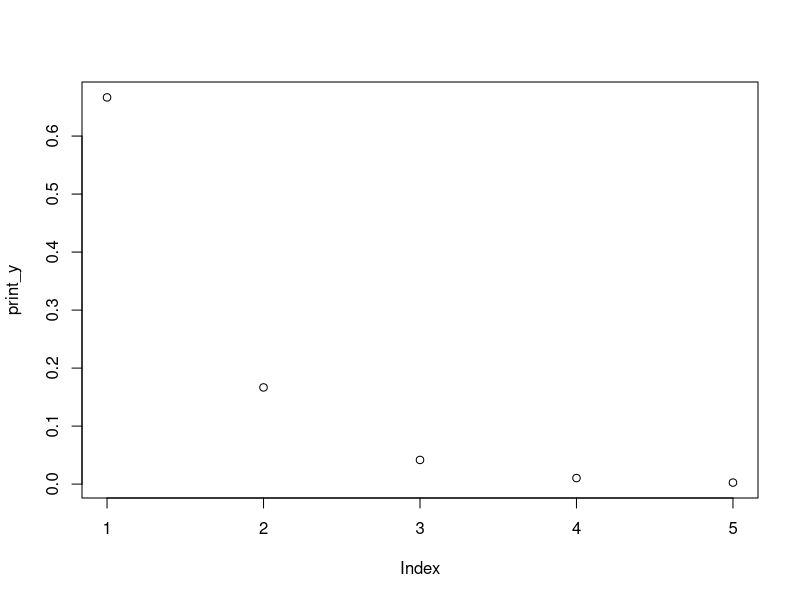
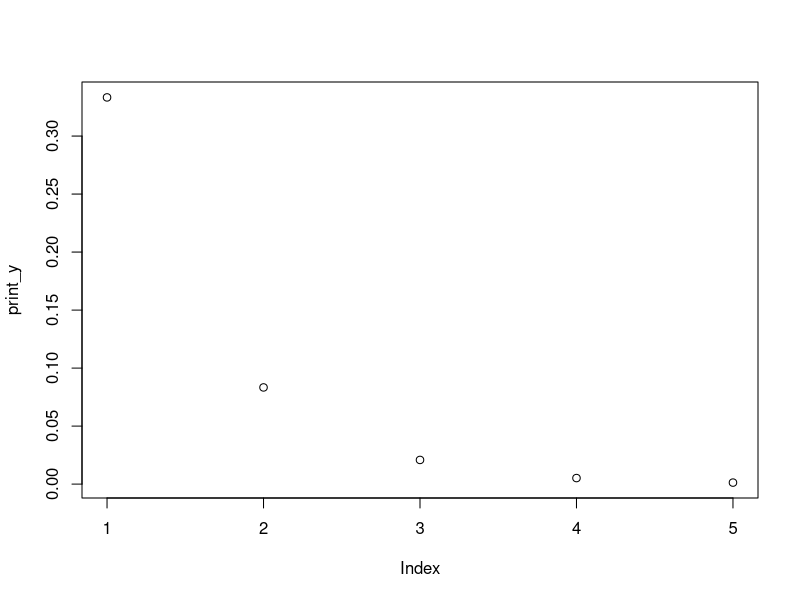
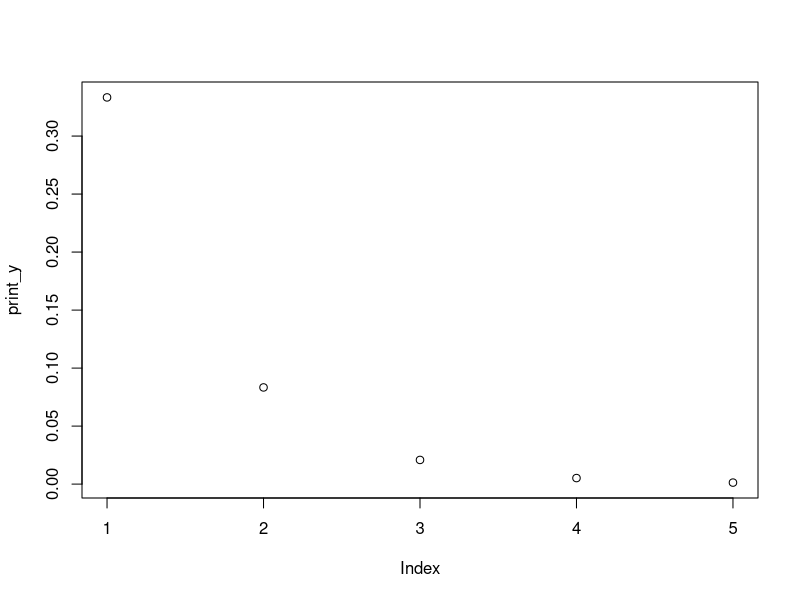
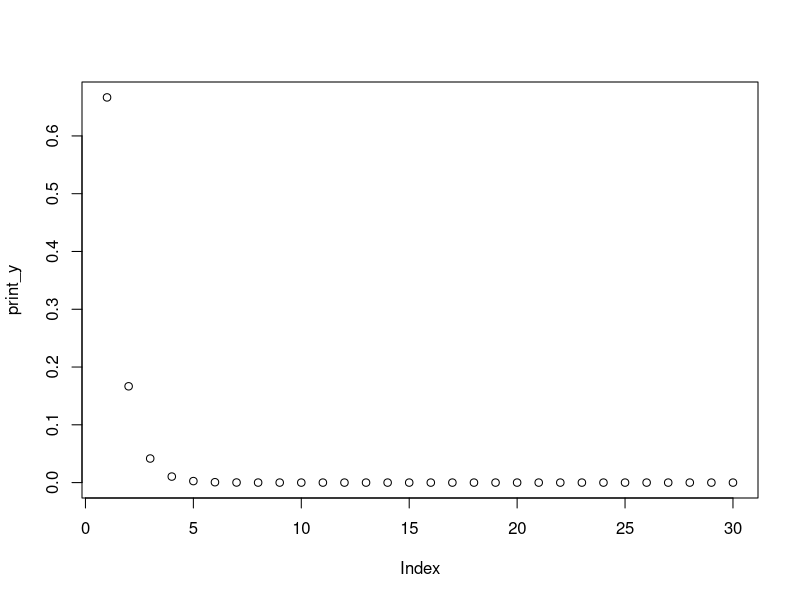
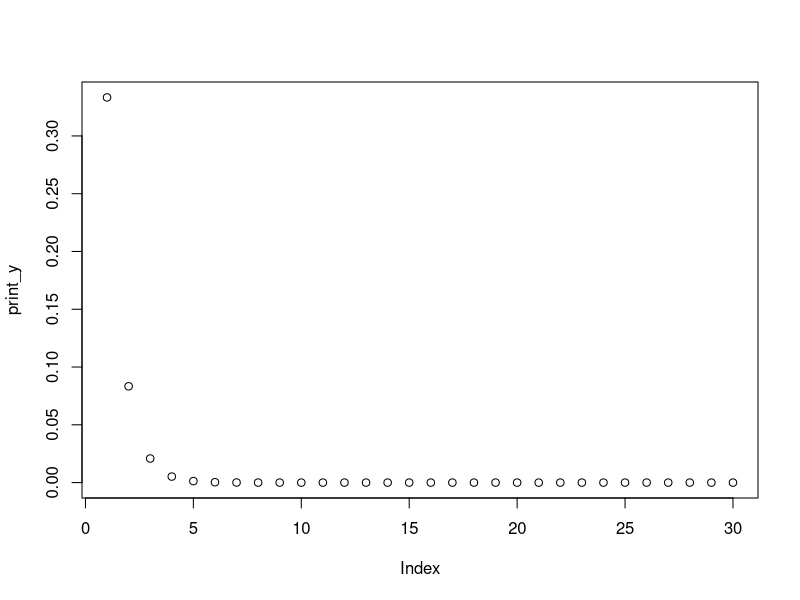
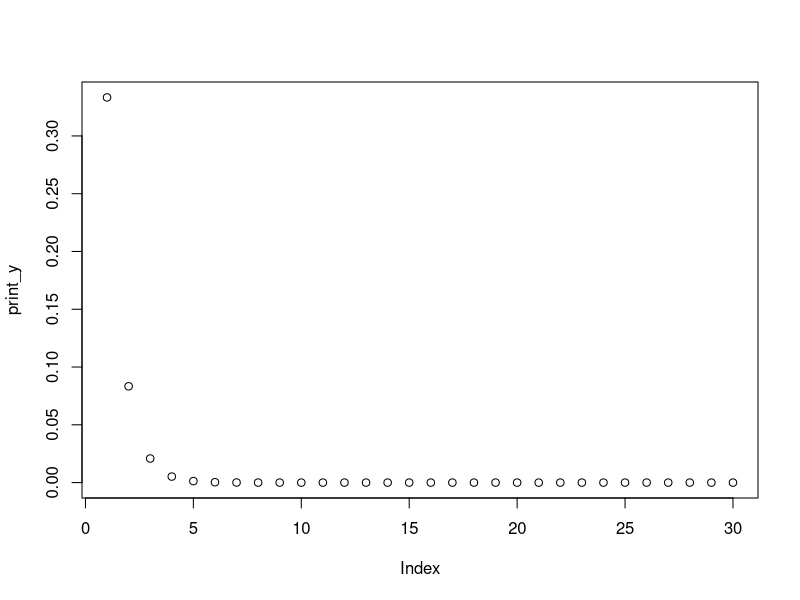

The R source for these figures, in order: (Note: this script raises an error after producing the figures.)
#length(omega) = number of possible paths with lenth n 
#seuential importance sampling
  #1.start x1 = (0,0), w1 = 1
  #2. nt is possibilities at step t
  #3 w(x) = 1/g(x) = 1/(1/n1*1/n2*1/nN-1) = prod(ni, i, 1, N-1) #represents one path
#length(omega_hat) 1/m*sum(w, i, 1, m), #i.e. do previous procedure m times
#length(omega)

#Problem 1
random_w = function(n, m){
  choice = 1
  lens = c(rep(0,m))
  w = c(rep(1,m))
  for(l in 1:m){
    a = matrix(rep(FALSE,(2*n + 1)^2), 2*n + 1, 2*n + 1)
    x = n + 1
    y = n + 1
    a[x,y] = TRUE
    i = 0
    opt = NULL
  while(i < n){
    if(a[x - 1,y] == FALSE) opt = append(opt,1)
    if(a[x,y + 1] == FALSE) opt = append(opt,2)
    if(a[x + 1,y] == FALSE) opt = append(opt,3)
    if(a[x,y - 1] == FALSE) opt = append(opt,4)  
    if(length(opt) > 0){
      choice = sample(opt,1)
      w[l] = w[l] * length(opt)
    }
    else{
      break
    }
    if(choice == 1) x = x - 1
    else if(choice == 2) y = y + 1
    else if(choice == 3) x = x + 1
    else y = y - 1
    a[x,y] = TRUE
    opt = NULL  
    i = i + 1
  }
  lens[l] = i
  }
  p = lens
  p[p < n] = 0 #indicator function
  p[p == n] = 1
  z = list(score = 1/m * sum(p * w), paths = p)
  return(z)
}

random_w(10,10)

random_w(100,10)
random_w(1000,10) #the portion of paths that don't reach length n increases to 1

#Problem 2
trans_exact = function(x, t, n = 1, output = FALSE, plot = FALSE, m11 = 0.5, m12 = 0.25, m13 = 0.25, m21 = .25, m22 = .5, m23 = .25, m31 = 0.25, m32 = 0.25, m33 = 0.5){
  m = matrix(c(m11, m12, m13, m21, m22, m23, m31, m32, m33), byrow = TRUE, 3, 3)
  p = matrix(rep(0, 3*t), t, 3)
  if(x == 1){
    p[1,] = c(1,0,0)
  }
  else if(x == 2){
    p[1,] = c(0,1,0)
  }
  else{
    p[1,] = c(0,0,1)
  }
  for(i in 2:t){
    p[i,] = p[i - 1,] %*% m
  }
  if(plot == TRUE){
    print_y = c(rep(0, t))
    for(l in 1:t){

      print_y[l] = sum(abs(p[l] - 1/3))
    }
    plot(print_y)
  }
  return(p)
}

trans_exact(1,5, plot = TRUE)
trans_exact(2,5, plot = TRUE)
trans_exact(3,5, plot = TRUE)
trans_exact(1,30, plot = TRUE)
trans_exact(2,30, plot = TRUE)
trans_exact(3,30, plot = TRUE)

#Problem 3
m = matrix(c(.5,.25,.25,.25,.5,.25,.25,.25,.5), byrow = TRUE, 3, 3)
random_w2 = function(x, m, t, n, output = FALSE, plot = FALSE){
  w = c(0,0,0)
  total = array(dim=c(t,3,n))
  for(l in 1:n){
    p = matrix(rep(0, 3*t), t, 3)
    r = matrix(rep(0, 3*t), t, 3)
    if(x == 1){
      p[1,] = c(1,0,0)
      r[1,] = p[1,]
    }
    else if(x == 2){
      p[1,] = c(0,1,0)
      r[1,] = p[1,]
    }
    else{
      p[1,] = c(0,0,1)
      r[1,] = p[1,]
    }
    for(i in 2:t){
      p[i,] = r[i - 1,] %*% m
      y = sample(c(1,2,3), 1, prob = p[i,])
      if(y == 1) r[i,] = c(1,0,0)
      else if(y == 2) r[i,] = c(0,1,0)
      else r[i,] = c(0,0,1)
    }
    w = w + r[i,]
    total[,,l] = r
  }
  rate = c(w[1]/sum(w), w[2]/sum(w), w[3]/sum(w))
  print_y = c(rep(0, t))
  
  if(plot == TRUE){
    for(l in 1:t){
      y = rowSums(total[l,,]) / n
      print_y[l] = sum(abs(y - 1/3))
    }
    plot(print_y)
  }
  if(output == TRUE) z = list(total = total,w,rate, print_y)
  else z = list(w,rate)
  return(z)
}

random_w2(1,500, 50, plot = TRUE)
random_w2(2,500, 50, plot = TRUE)
random_w2(3,500, 50, plot = TRUE)

N = 1:10
walks = numeric(length(N))
Nsim = 1e4
for(n in N) #If you don't have much RAM, this could take some time. Reduce Nsim or N
  {
    w = replicate(Nsim, random_w(n,1)[1])
    walks[n] = mean(w)
    }
library(ggplot2)
library(scales)
ggplot(data.frame(N, walks), aes(x=N, y=walks)) + geom_point(size=3) +
  geom_line() + theme_minimal() + scale_y_continuous('# SAWs', labels=comma)